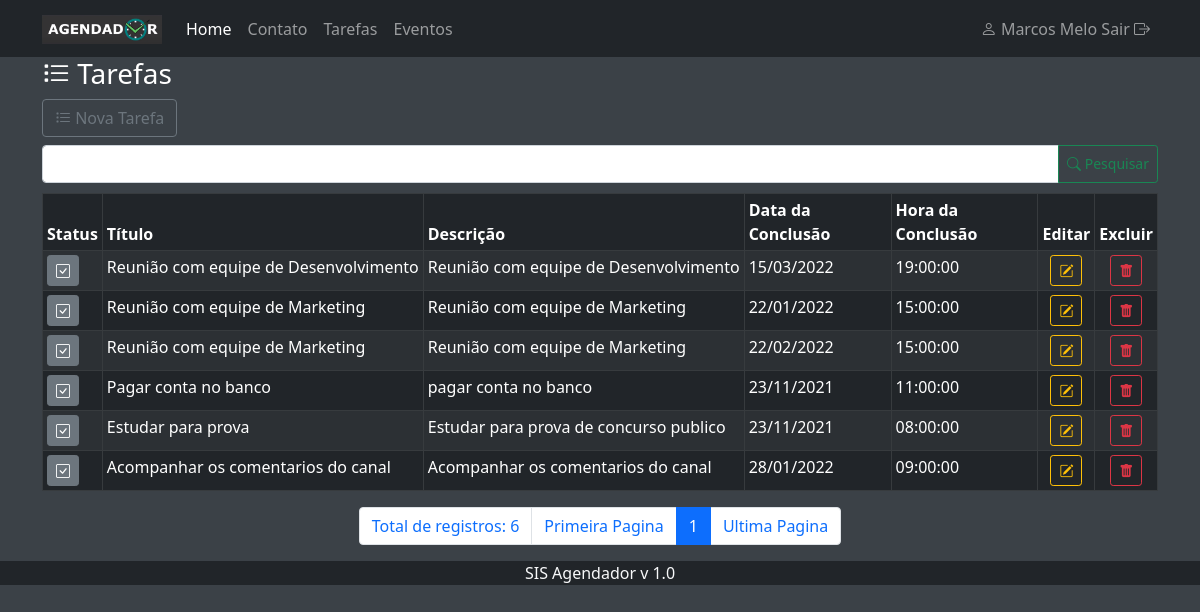
Page /index.php?menuop=tarefas (signed in) on the committed database.
### tables this page shows
CREATE TABLE `tbtarefas` (
  `idTarefa` int NOT NULL AUTO_INCREMENT,
  `tituloTarefa` varchar(255) NOT NULL,
  `descricaoTarefa` text NOT NULL,
  `dataConclusaoTarefa` date NOT NULL,
  `horaConclusaoTarefa` time NOT NULL,
  `dataLembreteTarefa` date NOT NULL,
  `horaLembreteTarefa` time NOT NULL,
  `recorrenciaTarefa` int NOT NULL DEFAULT '0',
  `statusTarefa` tinyint(1) NOT NULL DEFAULT '0',
  PRIMARY KEY (`idTarefa`)
);

### paginas/tarefas/tarefas.php (the view, shortened to what this page needs)
<?php
    $txt_pesquisa = (isset($_POST['txt_pesquisa']))?$_POST['txt_pesquisa']:"";
?>
<header>
    <h3><i class="bi bi-list-task"></i> Tarefas</h3>
</header>
<div>
    <a class="btn btn-outline-secondary mb-2"
    href="?menuop=cad-tarefa"><i class="bi bi-list-task"></i> Nova Tarefa</a>
</div>
<div>
    <form action="index.php?menuop=tarefas" method="post">
        <div class="input-group">
            <input class="form-control" type="text" name="txt_pesquisa" value="<?=$txt_pesquisa?>">
            <button class="btn btn-outline-success btn-sm" type="submit"><i class="bi bi-search"></i> Pesquisar</button>
        </div>
    </form>
</div>
<div class="tabela">
<table class="table table-dark table-striped table-bordered table-sm">
    <thead>
        <tr>
            <th>Status</th>
            <th>Título</th>
            <th>Descrição</th>
            <th>Data da Conclusão</th>
            <th>Hora da Conclusão</th>
            <th>Editar</th>
            <th>Excluir</th>
        </tr>
    </thead>
    <tbody>
        <?php
            $quantidade = 10;
            $pagina = ( isset($_GET['pagina']) ) ?(int)$_GET['pagina']:1;
            $inicio = ($quantidade * $pagina) - $quantidade;
            $sql = "SELECT
            idTarefa,
            statusTarefa,
            tituloTarefa,
            descricaoTarefa,
            DATE_FORMAT(dataConclusaoTarefa, '%d/%m/%Y') AS dataConclusaoTarefa,
            horaConclusaoTarefa
            FROM tbtarefas
            WHERE
            tituloTarefa LIKE '%{$txt_pesquisa}%' OR
            descricaoTarefa LIKE '%{$txt_pesquisa}%' OR
            DATE_FORMAT(dataConclusaoTarefa, '%d/%m/%Y') LIKE '%{$txt_pesquisa}%'
            ORDER BY statusTarefa, dataConclusaoTarefa
            LIMIT $inicio, $quantidade
            ";
            $rs = mysqli_query($conexao,$sql)
            or die("Erro ao executar a consulta! Erro:" . mysqli_error($conexao));
            while($dados = mysqli_fetch_assoc($rs)){
        ?>
        <tr>
            <td>
                <a class="btn btn-secondary btn-sm" href="index.php?menuop=tarefas&pagina=<?=$pagina?>&idTarefa=<?=$dados['idTarefa']?>&statusTarefa=<?=$dados['statusTarefa']?>" >
                    <?php
                        if($dados['statusTarefa']==0){
                            echo '<i class="bi bi-square"></i>';
                        }else{
                            echo '<i class="bi bi-check-square"></i>';
                        }
                    ?>
                </a>
            </td>
            <td class="text-nowrap"><?=$dados['tituloTarefa']?></td>
            <td class="text-nowrap"><?=$dados['descricaoTarefa']?></td>
            <td class="text-nowrap"><?=$dados['dataConclusaoTarefa']?></td>
            <td class="text-nowrap"><?=$dados['horaConclusaoTarefa']?></td>
            <td class="text-center">
                <a class="btn btn-outline-warning btn-sm" href="index.php?menuop=editar-tarefa&idTarefa=<?=$dados['idTarefa']?>"><i class="bi bi-pencil-square"></i></a>
            </td>
            <td class="text-center">
                <a class="btn btn-outline-danger btn-sm" href="index.php?menuop=excluir-tarefa&idTarefa=<?=$dados['idTarefa']?>"><i class="bi bi-trash-fill"></i></a>
            </td>
        </tr>
        <?php
        }
        ?>
    </tbody>
</table>
</div>
<ul class="pagination justify-content-center">
<?php
        $sqlTotal = "SELECT idTarefa FROM tbtarefas";
        $qrTotal = mysqli_query($conexao,$sqlTotal) or die(mysqli_error($conexao));
        $numTotal = mysqli_num_rows($qrTotal);
        $totalPagina = ceil($numTotal / $quantidade);
        echo "<li class='page-item'><span class='page-link'>Total de registros: " . $numTotal . " </span></li> ";
        echo '<li class="page-item"><a class="page-link" href="?menuop=tarefas&pagina=1">Primeira Pagina</a></li>';
            ?>
            <?php
        for($i=1;$i<=$totalPagina;$i++){
           if($i>=($pagina-5) && $i <= ($pagina+5)){
            if($i==$pagina){
                echo "<li class='page-item active'><span class='page-link'>$i</span></li>";
            }else{
                echo "<li class='page-item'><a class='page-link' href=\"?menuop=tarefas&pagina={$i}\"> {$i} </a></li>";
            }
           }
        }
            ?>
            <?php
        echo "<li class='page-item'> <a class='page-link' href=\"?menuop=tarefas&pagina=$totalPagina\">Ultima Pagina</a></li>";
?>
</ul>

### css/estilo-padrao.css (style rules this page uses)
body { background-color: #3b4147; color: white; }
.tabela { margin-top:10px ; }

### rows in the picture
tbtarefas: statusTarefa 1 (drawn), tituloTarefa "Reunião com equipe de Desenvolvimento", descricaoTarefa "Reunião com equipe de Desenvolvimento", dataConclusaoTarefa "15/03/2022", horaConclusaoTarefa "19:00:00"
tbtarefas: statusTarefa 1 (drawn), tituloTarefa "Reunião com equipe de Marketing", descricaoTarefa "Reunião com equipe de Marketing", dataConclusaoTarefa "22/01/2022", horaConclusaoTarefa "15:00:00"
tbtarefas: statusTarefa 1 (drawn), tituloTarefa "Reunião com equipe de Marketing", descricaoTarefa "Reunião com equipe de Marketing", dataConclusaoTarefa "22/02/2022", horaConclusaoTarefa "15:00:00"
tbtarefas: statusTarefa 1 (drawn), tituloTarefa "Pagar conta no banco", descricaoTarefa "pagar conta no banco", dataConclusaoTarefa "23/11/2021", horaConclusaoTarefa "11:00:00"
tbtarefas: statusTarefa 1 (drawn), tituloTarefa "Estudar para prova", descricaoTarefa "Estudar para prova de concurso publico", dataConclusaoTarefa "23/11/2021", horaConclusaoTarefa "08:00:00"
tbtarefas: statusTarefa 1 (drawn), tituloTarefa "Acompanhar os comentarios do canal", descricaoTarefa "Acompanhar os comentarios do canal", dataConclusaoTarefa "28/01/2022", horaConclusaoTarefa "09:00:00"

### other values in the picture
$nomeUser "Marcos Melo"
$numTotal "6"
